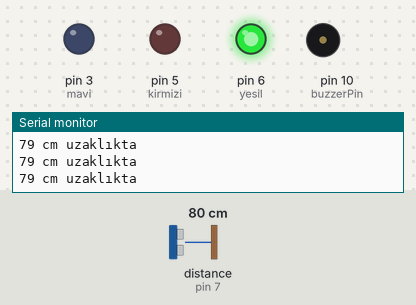
The sketch below on a simulated Arduino Uno, built with avr-gcc and run on an emulated ATmega328P. On the bench: output pins drawn as LEDs (lit = HIGH), buzzer (waves = sounding, pin HIGH), the last lines printed to the serial monitor. Wiring (inferred from the names in the program): ultrasonic range finder: trigger pin 8; echo pin 7. Inputs (shaded band) come from the test bench; at power-on: distance to the obstacle (sensor on pin 7) 80 cm. The echo pulse lasts 58.3 µs per cm; pins used as bus, display or sensor lines are not drawn.

Above: at 1.2 s.
1.3 s: distance to the obstacle (sensor on pin 7) set to 46 cm
2.8 s: distance to the obstacle (sensor on pin 7) set to 36 cm
At 3.6 s:
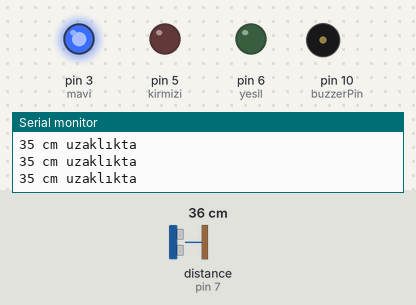
4.4 s: distance to the obstacle (sensor on pin 7) set to 2 cm
At 5.3 s:
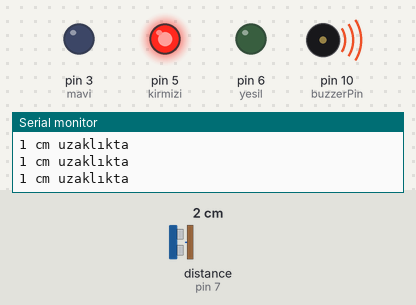
6.0 s: distance to the obstacle (sensor on pin 7) set to 60 cm
At 7.1 s:
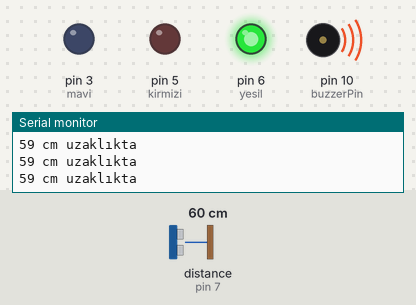
7.6 s: distance to the obstacle (sensor on pin 7) set to 4 cm
At 8.2 s:
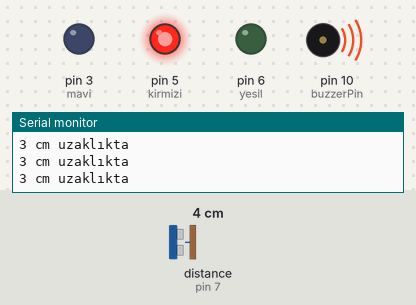
9.2 s: distance to the obstacle (sensor on pin 7) set to 35 cm
At 10.0 s:
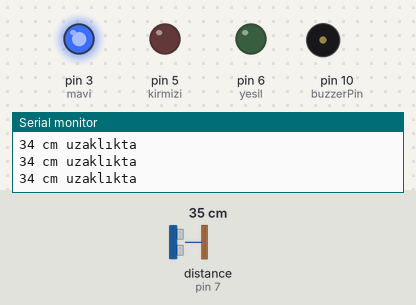
Timing chart, 0 to 11.8 s (numbered marks = the images above; inputs shaded):
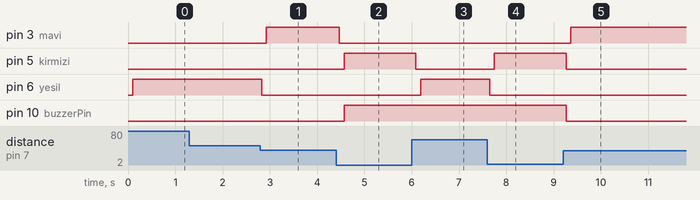

Measured:
- the behaviour switches between 42 and 41 cm on distance to the obstacle (sensor on pin 7) (found by bisection; images 0 and 1)
- after the input at 2.8 s, pin 3 (mavi): LOW → HIGH after 0.12 s; pin 6 (yesil): HIGH → LOW at once
- after the input at 4.4 s, pin 3 (mavi): HIGH → LOW after 0.07 s; pin 5 (kirmizi), pin 10 (buzzerPin): LOW → HIGH after 0.17 s
- after the input at 6.0 s, pin 5 (kirmizi): HIGH → LOW after 0.09 s; pin 6 (yesil): LOW → HIGH after 0.19 s
- after the input at 7.6 s, pin 5 (kirmizi): LOW → HIGH after 0.15 s; pin 6 (yesil): HIGH → LOW after 0.05 s
- after the input at 9.2 s, pin 3 (mavi): LOW → HIGH after 0.17 s; pin 5 (kirmizi), pin 10 (buzzerPin): HIGH → LOW after 0.07 s

The sketch:

sketch2.ino
```cpp
#define echo 7
#define trig 8
#define kirmizi 5
#define yesil 6
#define mavi 3
long sure;
long mesafe;
int buzzerPin = 10;

void setup() {
  pinMode(echo, INPUT);
  pinMode(trig, OUTPUT);
  pinMode(kirmizi, OUTPUT);
  pinMode(yesil, OUTPUT);
  pinMode(mavi, OUTPUT);
  pinMode(buzzerPin, OUTPUT);
  Serial.begin(9600);
}
void loop() {
  digitalWrite(trig, LOW);
  delayMicroseconds(2);
  digitalWrite(trig, HIGH);
  delayMicroseconds(10);
  digitalWrite(trig, LOW);
  sure = pulseIn(echo, HIGH);
  mesafe = (sure/2)/29.1;
  if(mesafe > 200) {
    mesafe = 200;
  }
  Serial.print(mesafe);
  Serial.println(" cm uzaklıkta");
  if(mesafe <= 20) {
   digitalWrite(yesil, LOW);
   digitalWrite(mavi, LOW);
   delay(100);
   digitalWrite(kirmizi, HIGH);
   digitalWrite(buzzerPin, HIGH);
  }
  if(mesafe >= 20 && mesafe <= 40) {
   digitalWrite(buzzerPin, LOW);
   digitalWrite(kirmizi, LOW);
   digitalWrite(yesil, LOW);
   delay(100);
   digitalWrite(mavi, HIGH);
  }
  if(mesafe > 40){
   digitalWrite(mavi, LOW);
   digitalWrite(kirmizi, LOW);
   delay(100);
   digitalWrite(yesil, HIGH);
  }
}
```
